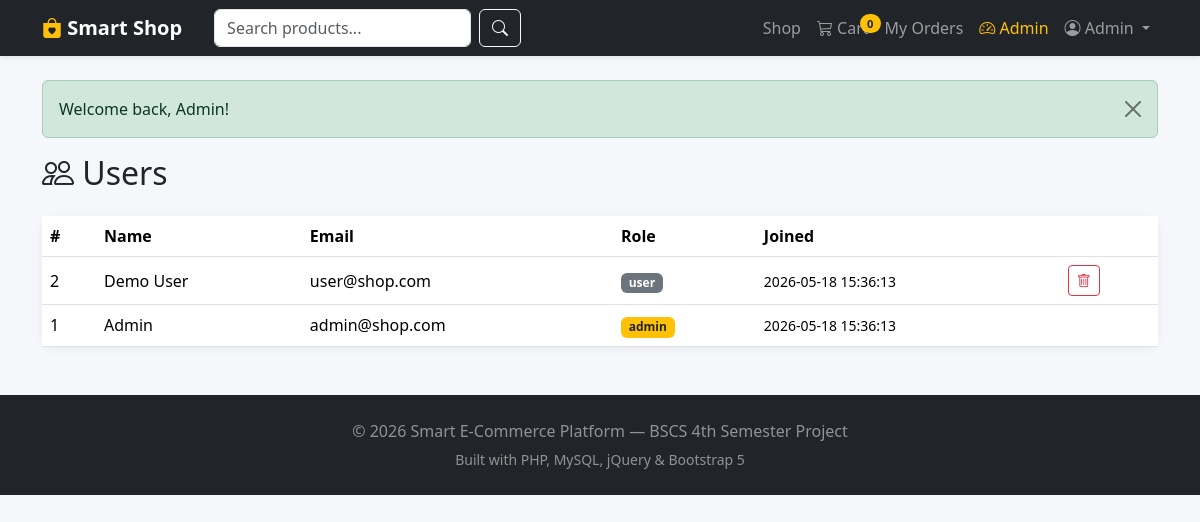
The page /admin/users.php (signed in) on the database its author committed.
### tables this page shows
CREATE TABLE `users` (
  `id` INT AUTO_INCREMENT PRIMARY KEY,
  `name` VARCHAR(100) NOT NULL,
  `email` VARCHAR(150) NOT NULL UNIQUE,
  `password` VARCHAR(255) NOT NULL,
  `role` ENUM('admin','user') DEFAULT 'user',
  `created_at` TIMESTAMP DEFAULT CURRENT_TIMESTAMP
);

### includes/auth.php (called while the page is built, shortened)
<?php
function current_user_id(): ?int {
    return $_SESSION['user_id'] ?? null;
}
function e(string $s): string {
    return htmlspecialchars($s, ENT_QUOTES, 'UTF-8');
}

### admin/users.php (the view, shortened to what this page needs)
<?php
require_once __DIR__ . '/../includes/auth.php';
require_once __DIR__ . '/../includes/header.php';
$users = $pdo->query("SELECT * FROM users ORDER BY id DESC")->fetchAll();
?>
<h2 class="mb-4"><i class="bi bi-people"></i> Users</h2>
<div class="card admin-card"><div class="table-responsive">
<table class="table mb-0 align-middle">
    <thead><tr><th>#</th><th>Name</th><th>Email</th><th>Role</th><th>Joined</th><th></th></tr></thead>
    <tbody>
    <?php foreach ($users as $u): ?>
    <tr>
        <td><?= $u['id'] ?></td>
        <td><?= e($u['name']) ?></td>
        <td><?= e($u['email']) ?></td>
        <td>
            <span class="badge bg-<?= $u['role']==='admin'?'warning text-dark':'secondary' ?>">
                <?= e($u['role']) ?>
            </span>
        </td>
        <td><small><?= e($u['created_at']) ?></small></td>
        <td>
            <?php if ($u['id'] !== current_user_id()): ?>
            <a href="?delete=<?= $u['id'] ?>" class="btn btn-sm btn-outline-danger confirm-delete">
                <i class="bi bi-trash"></i>
            </a>
            <?php endif; ?>
        </td>
    </tr>
    <?php endforeach; ?>
    </tbody>
</table>
</div></div>
<?php require_once __DIR__ . '/../includes/footer.php'; ?>

### assets/css/style.css (style rules this page uses)
body { background: #f6f7fb; font-family: "Segoe UI", Roboto, sans-serif; }
.admin-card { border: none; box-shadow: 0 2px 8px rgba(0, 0, 0, 0.06); border-radius: 0.75rem; }
.table thead { background: #212529; color: #fff; }

### rows shown on the page
users: id "2", name "Demo User", email "user@shop.com", role "user", created_at "2026-05-18 15:36:13"
users: id "1", name "Admin", email "admin@shop.com", role "admin", created_at "2026-05-18 15:36:13"

### other values the page prints
$cartCount "0"
current_user_name() "Admin"
$msg "Welcome back, Admin!"
